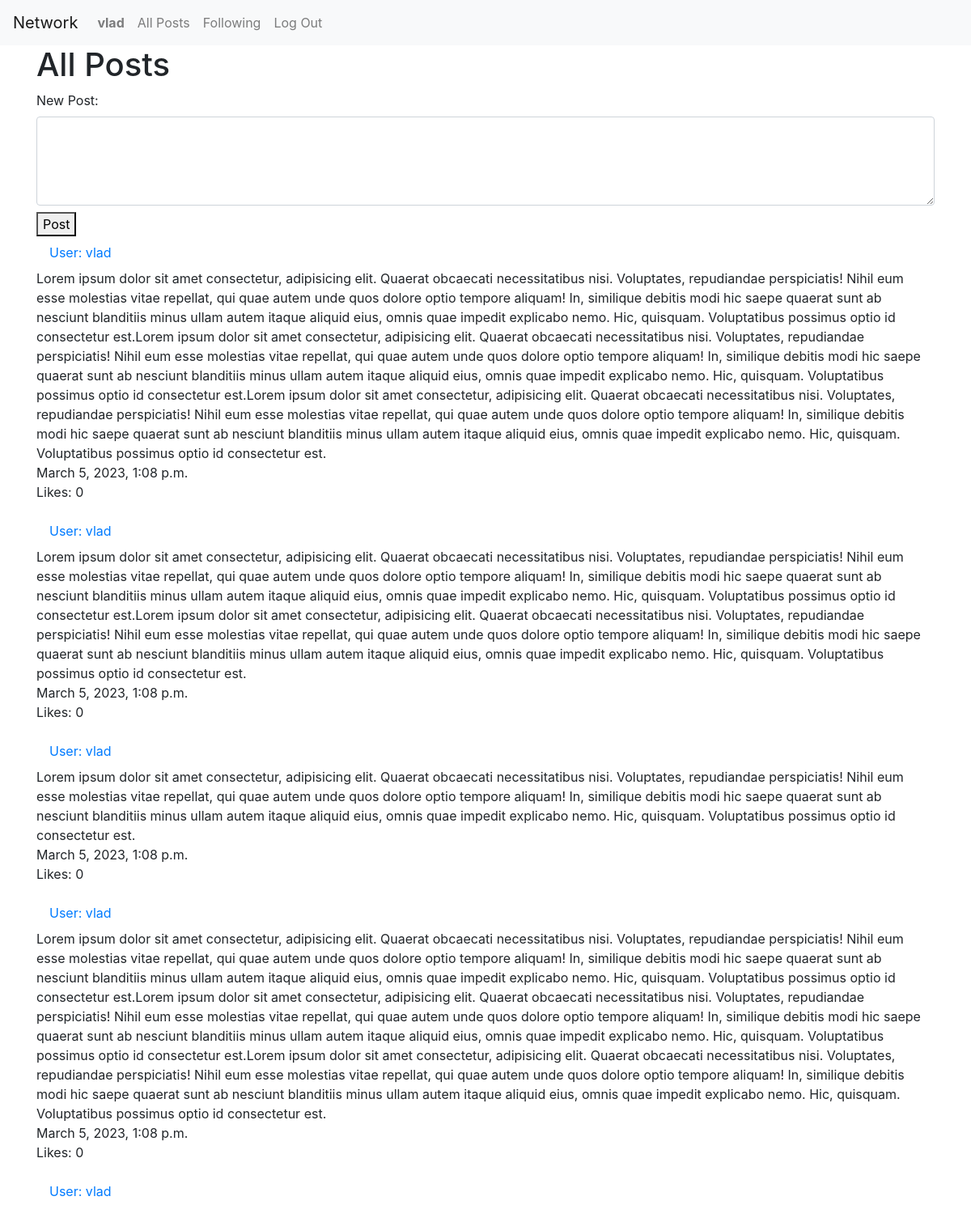
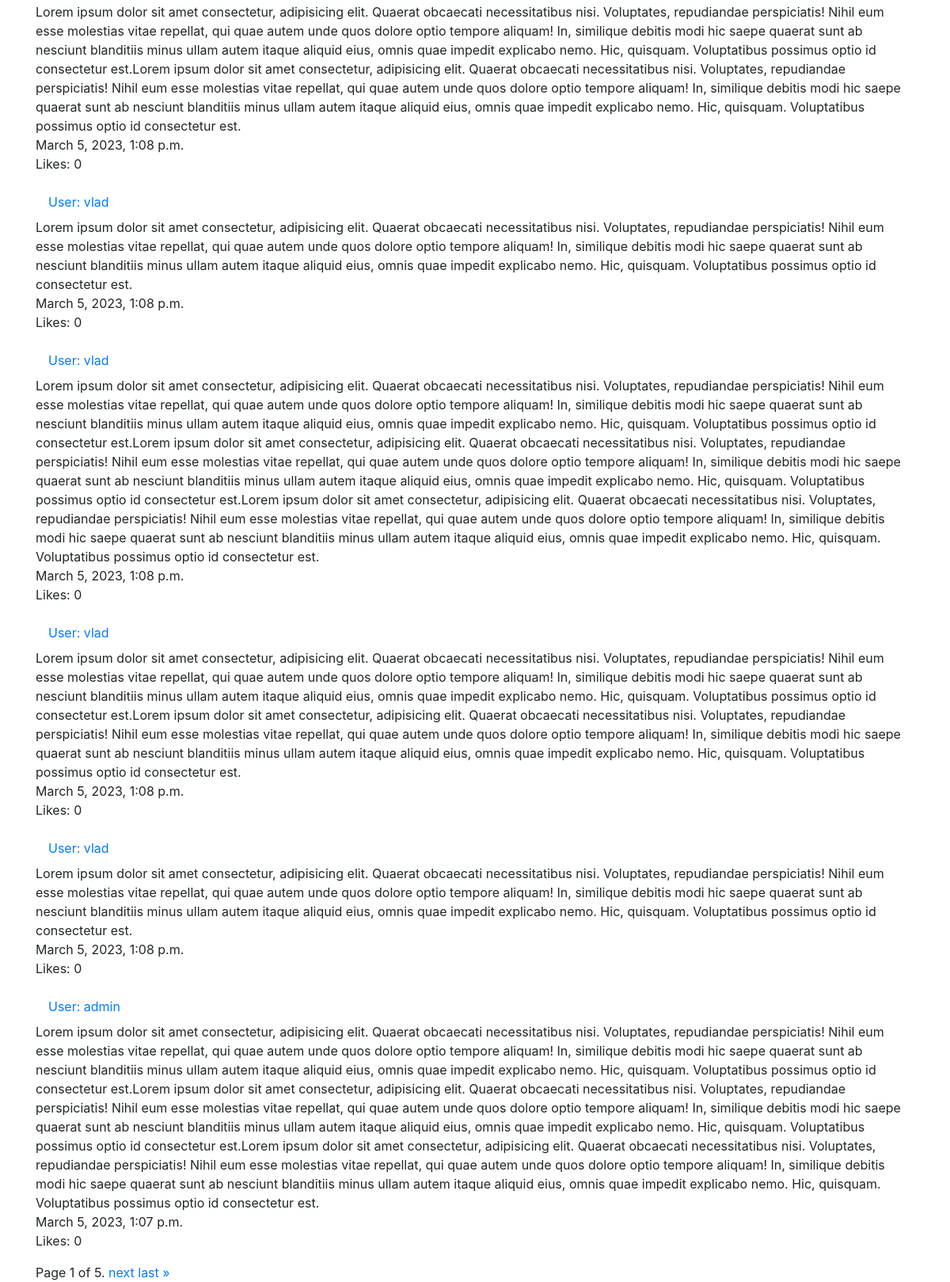
Screenshot of / (signed in) with the database file from the repository (2 pictures, top to bottom).
### network/models.py (models this page shows, shortened)
class User(AbstractUser):
    following = models.ManyToManyField("User", blank=True, related_name="fg")   # "self" din't work here, follow actions somehow duplicated to both following and followers
    followers = models.ManyToManyField("User", blank=True, related_name="fs")

class Post(models.Model):
    body = models.TextField(blank=True)
    timestamp = models.DateTimeField(auto_now_add=True, null=True)
    user = models.ForeignKey(User, on_delete=models.PROTECT, related_name="user_posts", null=True)
    likes = models.IntegerField(default=0)

### network/views.py (the view)
# urls.py: path("", views.index, name="index"),
def index(request):
    posts = Post.objects.all().order_by("-timestamp").all()
    page_obj = paginate(posts, request)
    return render(request, "network/index.html", {
        "new_post_form": NewPostForm,
        "page_obj": page_obj
    })

### network/views.py (called while the page is built)
def paginate(list, request):
    paginator = Paginator(list, 10)
    page_number = request.GET.get('page')
    return paginator.get_page(page_number)

### network/templates/network/index.html (shortened to what this page needs)
{% extends "network/layout.html" %}
{% block body %}
    {% if user.is_authenticated %}
        <h1>All Posts</h1>
        <div class="" id="new_post">
            <form action="{% url 'new_post' %}" method="post">
                {{ new_post_form }}
                <button type="submit">Post</button>
            </form>
        </div>
        <div class="" id="posts">
            {% for post in page_obj %}
                <div class="post mb-3">
                    <div><a class="nav-link" href="{% url 'profile' post.user.id %}">User: {{ post.user }}</a></div>
                    <div>{{ post.body }}</div>
                    <div>{{ post.timestamp }}</div>
                    <div>Likes: {{ post.likes }}</div>
                </div>
            {% empty %}
                No Posts
            {% endfor %}
            <div class="pagination">
                <span class="step-links">
                    <span class="current">
                        Page {{ page_obj.number }} of {{ page_obj.paginator.num_pages }}.
                    </span>
                    {% if page_obj.has_next %}
                        <a href="?page={{ page_obj.next_page_number }}">next</a>
                        <a href="?page={{ page_obj.paginator.num_pages }}">last &raquo;</a>
                    {% endif %}
                </span>
            </div>
        </div>
    {% endif %}
{% endblock %}

### network/templates/network/layout.html (shortened to what this page needs)
{% load static %}
<!DOCTYPE html>
<html lang="en">
    <head>
        <link rel="stylesheet" href="https://stackpath.bootstrapcdn.com/bootstrap/4.4.1/css/bootstrap.min.css">
        <link href="{% static 'network/styles.css' %}" rel="stylesheet">
    </head>
    <body>
        <nav class="navbar navbar-expand-lg navbar-light bg-light">
            <a class="navbar-brand" href="{% url 'index' %}">Network</a>
            <div>
              <ul class="navbar-nav mr-auto">
                {% if user.is_authenticated %}
                    <li class="nav-item">
                        <a class="nav-link" href="{{ user.id }}"><strong>{{ user }}</strong></a>
                    </li>
                {% endif %}
                <li class="nav-item">
                  <a class="nav-link" href="{% url 'index' %}">All Posts</a>
                </li>
                {% if user.is_authenticated %}
                    <li class="nav-item">
                        <a class="nav-link" href="{% url 'following' %}">Following</a>
                    </li>
                    <li class="nav-item">
                        <a class="nav-link" href="{% url 'logout' %}">Log Out</a>
                    </li>
                {% endif %}
              </ul>
            </div>
          </nav>
        <div class="container">
            {% block body %}
            {% endblock %}
        </div>
    </body>
</html>

### rows the page displays
User: username "vlad"
Post: user "vlad", body "Lorem ipsum dolor sit amet consectetur, adipisicing elit. Quaerat obcaecati necessitatibus nisi. Voluptates, repudiandae perspiciatis! Nihil eum esse molestias vitae repellat, qui quae autem unde quos dolore optio tempore aliquam! In, similique debitis modi hic saepe quaerat sunt ab nesciunt blanditiis minus ullam autem itaque aliquid eius, omnis quae impedit explicabo nemo. Hic, quisquam. Voluptatibus possimus optio id consectetur est.Lorem ipsum dolor sit amet consectetur, adipisicing elit. Quaerat obcaecati necessitatibus nisi. Voluptates, repudiandae perspiciatis! Nihil eum esse molestias vitae repellat, qui quae autem unde quos dolore optio tempore aliquam! In, similique debitis modi…", timestamp "March 5, 2023, 1:08 p.m.", likes "0"
Post: user "vlad", body "Lorem ipsum dolor sit amet consectetur, adipisicing elit. Quaerat obcaecati necessitatibus nisi. Voluptates, repudiandae perspiciatis! Nihil eum esse molestias vitae repellat, qui quae autem unde quos dolore optio tempore aliquam! In, similique debitis modi hic saepe quaerat sunt ab nesciunt blanditiis minus ullam autem itaque aliquid eius, omnis quae impedit explicabo nemo. Hic, quisquam. Voluptatibus possimus optio id consectetur est.Lorem ipsum dolor sit amet consectetur, adipisicing elit. Quaerat obcaecati necessitatibus nisi. Voluptates, repudiandae perspiciatis! Nihil eum esse molestias vitae repellat, qui quae autem unde quos dolore optio tempore aliquam! In, similique debitis modi…", timestamp "March 5, 2023, 1:08 p.m.", likes "0"
Post: user "vlad", body "Lorem ipsum dolor sit amet consectetur, adipisicing elit. Quaerat obcaecati necessitatibus nisi. Voluptates, repudiandae perspiciatis! Nihil eum esse molestias vitae repellat, qui quae autem unde quos dolore optio tempore aliquam! In, similique debitis modi hic saepe quaerat sunt ab nesciunt blanditiis minus ullam autem itaque aliquid eius, omnis quae impedit explicabo nemo. Hic, quisquam. Voluptatibus possimus optio id consectetur est.", timestamp "March 5, 2023, 1:08 p.m.", likes "0"
Post: user "vlad", body "Lorem ipsum dolor sit amet consectetur, adipisicing elit. Quaerat obcaecati necessitatibus nisi. Voluptates, repudiandae perspiciatis! Nihil eum esse molestias vitae repellat, qui quae autem unde quos dolore optio tempore aliquam! In, similique debitis modi hic saepe quaerat sunt ab nesciunt blanditiis minus ullam autem itaque aliquid eius, omnis quae impedit explicabo nemo. Hic, quisquam. Voluptatibus possimus optio id consectetur est.Lorem ipsum dolor sit amet consectetur, adipisicing elit. Quaerat obcaecati necessitatibus nisi. Voluptates, repudiandae perspiciatis! Nihil eum esse molestias vitae repellat, qui quae autem unde quos dolore optio tempore aliquam! In, similique debitis modi…", timestamp "March 5, 2023, 1:08 p.m.", likes "0"
Post: user "vlad", body "Lorem ipsum dolor sit amet consectetur, adipisicing elit. Quaerat obcaecati necessitatibus nisi. Voluptates, repudiandae perspiciatis! Nihil eum esse molestias vitae repellat, qui quae autem unde quos dolore optio tempore aliquam! In, similique debitis modi hic saepe quaerat sunt ab nesciunt blanditiis minus ullam autem itaque aliquid eius, omnis quae impedit explicabo nemo. Hic, quisquam. Voluptatibus possimus optio id consectetur est.Lorem ipsum dolor sit amet consectetur, adipisicing elit. Quaerat obcaecati necessitatibus nisi. Voluptates, repudiandae perspiciatis! Nihil eum esse molestias vitae repellat, qui quae autem unde quos dolore optio tempore aliquam! In, similique debitis modi…", timestamp "March 5, 2023, 1:08 p.m.", likes "0"
Post: user "vlad", body "Lorem ipsum dolor sit amet consectetur, adipisicing elit. Quaerat obcaecati necessitatibus nisi. Voluptates, repudiandae perspiciatis! Nihil eum esse molestias vitae repellat, qui quae autem unde quos dolore optio tempore aliquam! In, similique debitis modi hic saepe quaerat sunt ab nesciunt blanditiis minus ullam autem itaque aliquid eius, omnis quae impedit explicabo nemo. Hic, quisquam. Voluptatibus possimus optio id consectetur est.", timestamp "March 5, 2023, 1:08 p.m.", likes "0"
Post: user "vlad", body "Lorem ipsum dolor sit amet consectetur, adipisicing elit. Quaerat obcaecati necessitatibus nisi. Voluptates, repudiandae perspiciatis! Nihil eum esse molestias vitae repellat, qui quae autem unde quos dolore optio tempore aliquam! In, similique debitis modi hic saepe quaerat sunt ab nesciunt blanditiis minus ullam autem itaque aliquid eius, omnis quae impedit explicabo nemo. Hic, quisquam. Voluptatibus possimus optio id consectetur est.Lorem ipsum dolor sit amet consectetur, adipisicing elit. Quaerat obcaecati necessitatibus nisi. Voluptates, repudiandae perspiciatis! Nihil eum esse molestias vitae repellat, qui quae autem unde quos dolore optio tempore aliquam! In, similique debitis modi…", timestamp "March 5, 2023, 1:08 p.m.", likes "0"
Post: user "vlad", body "Lorem ipsum dolor sit amet consectetur, adipisicing elit. Quaerat obcaecati necessitatibus nisi. Voluptates, repudiandae perspiciatis! Nihil eum esse molestias vitae repellat, qui quae autem unde quos dolore optio tempore aliquam! In, similique debitis modi hic saepe quaerat sunt ab nesciunt blanditiis minus ullam autem itaque aliquid eius, omnis quae impedit explicabo nemo. Hic, quisquam. Voluptatibus possimus optio id consectetur est.Lorem ipsum dolor sit amet consectetur, adipisicing elit. Quaerat obcaecati necessitatibus nisi. Voluptates, repudiandae perspiciatis! Nihil eum esse molestias vitae repellat, qui quae autem unde quos dolore optio tempore aliquam! In, similique debitis modi…", timestamp "March 5, 2023, 1:08 p.m.", likes "0"
Post: user "vlad", body "Lorem ipsum dolor sit amet consectetur, adipisicing elit. Quaerat obcaecati necessitatibus nisi. Voluptates, repudiandae perspiciatis! Nihil eum esse molestias vitae repellat, qui quae autem unde quos dolore optio tempore aliquam! In, similique debitis modi hic saepe quaerat sunt ab nesciunt blanditiis minus ullam autem itaque aliquid eius, omnis quae impedit explicabo nemo. Hic, quisquam. Voluptatibus possimus optio id consectetur est.", timestamp "March 5, 2023, 1:08 p.m.", likes "0"
Post: user "admin", body "Lorem ipsum dolor sit amet consectetur, adipisicing elit. Quaerat obcaecati necessitatibus nisi. Voluptates, repudiandae perspiciatis! Nihil eum esse molestias vitae repellat, qui quae autem unde quos dolore optio tempore aliquam! In, similique debitis modi hic saepe quaerat sunt ab nesciunt blanditiis minus ullam autem itaque aliquid eius, omnis quae impedit explicabo nemo. Hic, quisquam. Voluptatibus possimus optio id consectetur est.Lorem ipsum dolor sit amet consectetur, adipisicing elit. Quaerat obcaecati necessitatibus nisi. Voluptates, repudiandae perspiciatis! Nihil eum esse molestias vitae repellat, qui quae autem unde quos dolore optio tempore aliquam! In, similique debitis modi…", timestamp "March 5, 2023, 1:07 p.m.", likes "0"

### other values shown
{{ page_obj.number }} "1"
{{ page_obj.paginator.num_pages }} "5"
